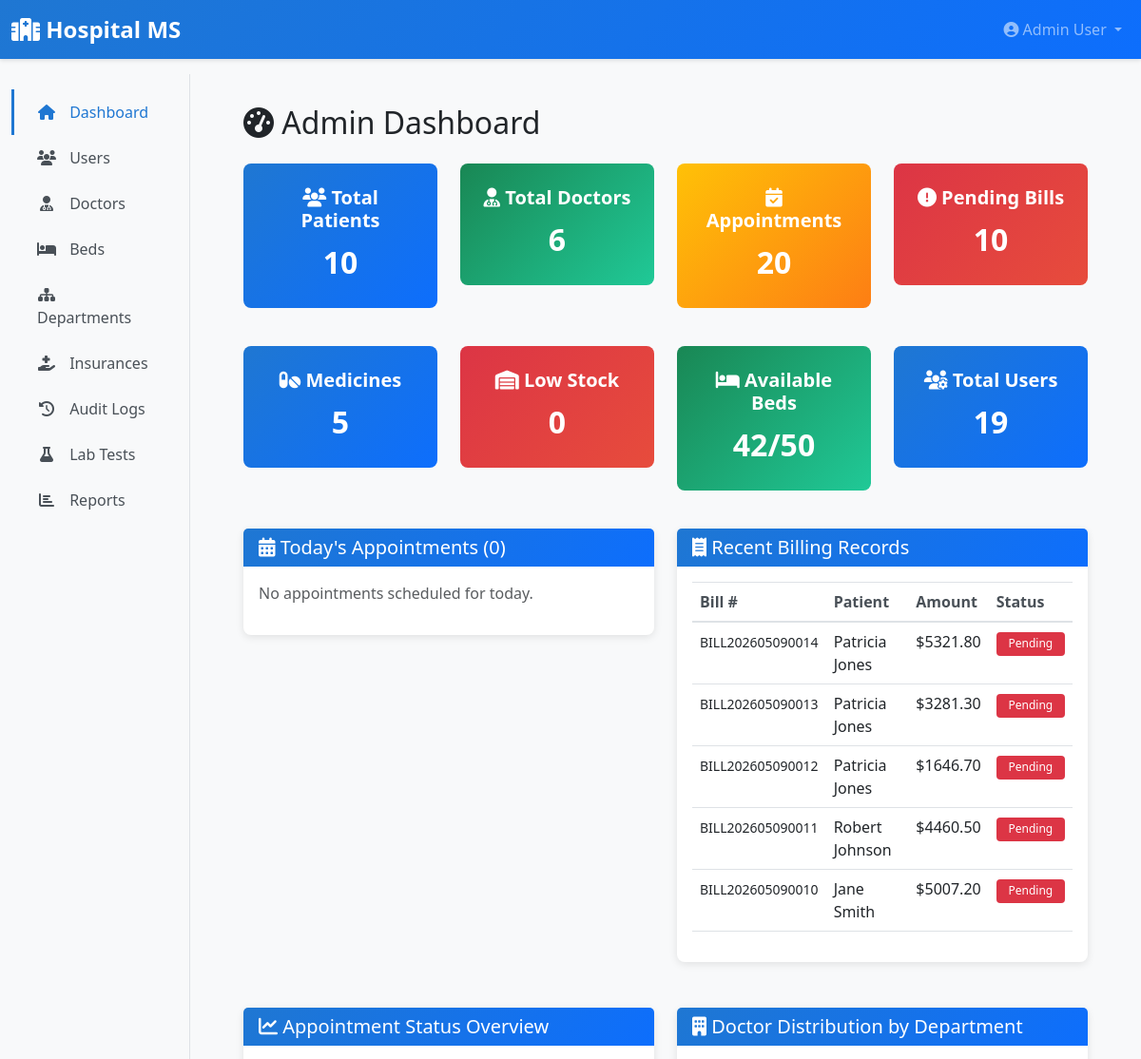
The app's page /admin/dashboard (signed in, upper part), older data.
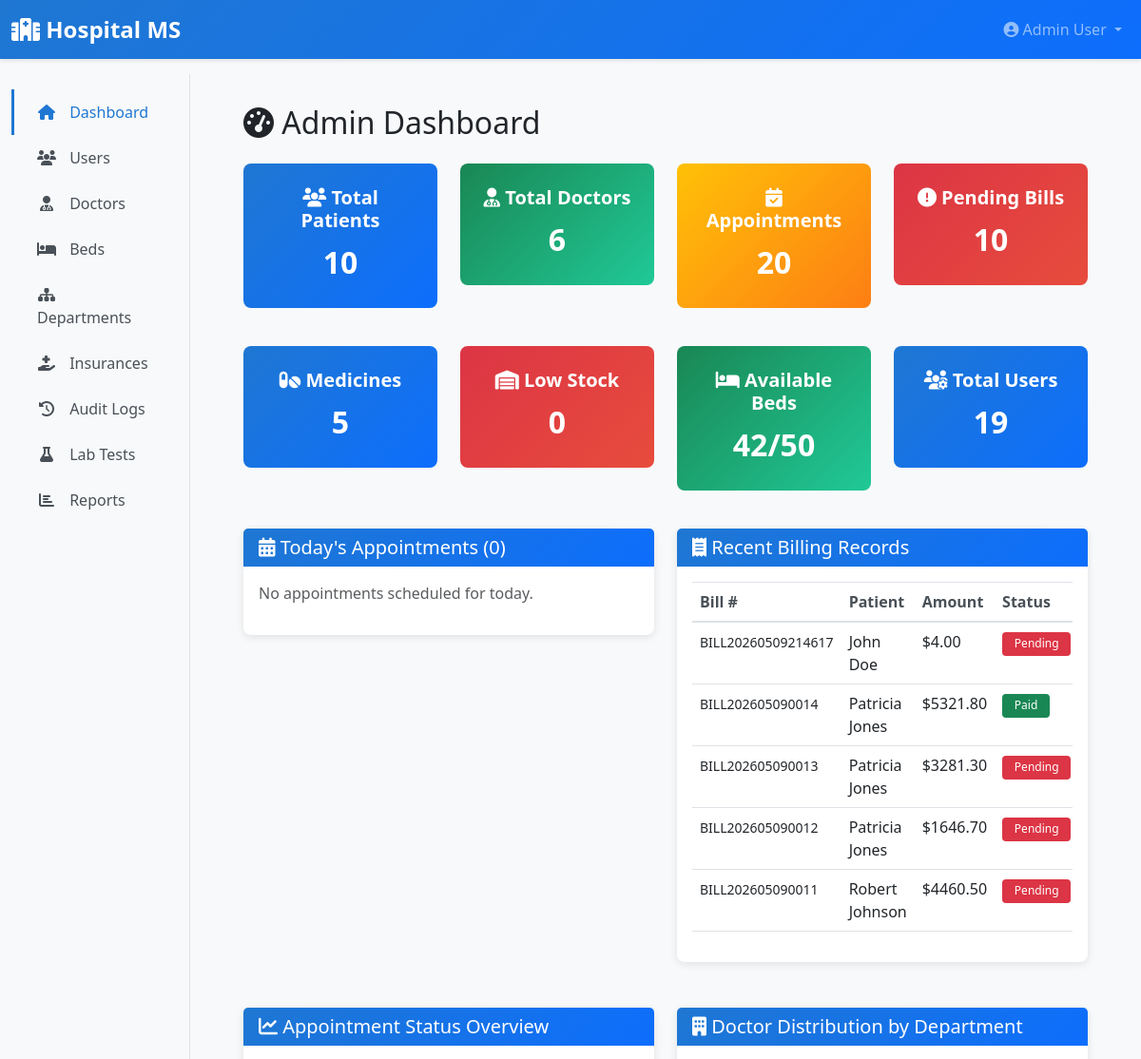
The same page, newer data.
### app/models/__init__.py (models this page shows, shortened)
class BillingRecord(db.Model):
    __tablename__ = 'billing_records'
    id = db.Column(db.Integer, primary_key=True)
    patient_id = db.Column(db.Integer, db.ForeignKey('patients.id'), nullable=False)
    bill_number = db.Column(db.String(30), unique=True, nullable=False)
    description = db.Column(db.Text)
    amount = db.Column(db.Float, nullable=False)
    tax = db.Column(db.Float, default=0.0)
    total_amount = db.Column(db.Float, nullable=False)
    payment_status = db.Column(db.String(20), default='pending')  # pending, paid, partial
    payment_date = db.Column(db.DateTime)
    payment_method = db.Column(db.String(50))  # cash, card, cheque, insurance
    bill_date = db.Column(db.DateTime, default=datetime.utcnow)
    notes = db.Column(db.Text)
    created_at = db.Column(db.DateTime, default=datetime.utcnow)
    patient = db.relationship('Patient', back_populates='billing_records')

class User(UserMixin, db.Model):
    __tablename__ = 'users'
    id = db.Column(db.Integer, primary_key=True)
    username = db.Column(db.String(80), unique=True, nullable=False, index=True)
    email = db.Column(db.String(120), unique=True, nullable=False, index=True)
    password_hash = db.Column(db.String(255), nullable=False)
    first_name = db.Column(db.String(80))
    last_name = db.Column(db.String(80))
    phone = db.Column(db.String(20))
    role = db.Column(db.Enum(UserRole), nullable=False, default=UserRole.PATIENT)
    is_active = db.Column(db.Boolean, default=True)
    created_at = db.Column(db.DateTime, default=datetime.utcnow)
    updated_at = db.Column(db.DateTime, default=datetime.utcnow, onupdate=datetime.utcnow)
    patient = db.relationship('Patient', uselist=False, back_populates='user', foreign_keys='Patient.user_id')
    doctor = db.relationship('Doctor', uselist=False, back_populates='user', foreign_keys='Doctor.user_id')
    lab_staff = db.relationship('LabStaff', uselist=False, back_populates='user', foreign_keys='LabStaff.user_id')
    def get_full_name(self):
        return f"{self.first_name} {self.last_name}".strip()

### app/blueprints/admin.py (the view)
@admin_bp.route('/dashboard')
@login_required
@admin_required
def dashboard():
    from app.blueprints.main import dashboard as main_dashboard
    return main_dashboard()

### app/blueprints/admin.py (called while the page is built)
def admin_required(f):
    @wraps(f)
    def decorated_function(*args, **kwargs):
        if not current_user.is_authenticated or current_user.role != UserRole.ADMIN:
            flash('You do not have permission to access this page.', 'danger')
            return redirect(url_for('main.dashboard'))
        return f(*args, **kwargs)
    return decorated_function

### app/templates/admin/dashboard.html (shortened to what the changed rows need)
{% extends "layouts/base.html" %}
{% block content %}
<h2 class="mb-4"><i class="fas fa-tachometer-alt"></i> Admin Dashboard</h2>
<div class="row mb-4">
    <div class="col-md-6">
        <div class="card">
            <div class="card-body">
                {% if recent_bills %}
                    <div class="table-responsive">
                        <table class="table table-hover">
                            <thead>
                                <tr>
                                    <th>Bill #</th>
                                    <th>Patient</th>
                                    <th>Amount</th>
                                    <th>Status</th>
                                </tr>
                            </thead>
                            <tbody>
                                {% for bill in recent_bills %}
                                <tr>
                                    <td><small>{{ bill.bill_number }}</small></td>
                                    <td>{{ bill.patient.user.get_full_name() }}</td>
                                    <td>${{ "%.2f"|format(bill.total_amount) }}</td>
                                    <td>
                                        {% if bill.payment_status == 'paid' %}
                                            <span class="badge badge-success">Paid</span>
                                        {% elif bill.payment_status == 'partial' %}
                                            <span class="badge badge-warning">Partial</span>
                                        {% else %}
                                            <span class="badge badge-danger">Pending</span>
                                        {% endif %}
                                    </td>
                                </tr>
                                {% endfor %}
                            </tbody>
                        </table>
                    </div>
                {% else %}
                    <p class="text-muted">No billing records.</p>
                {% endif %}
            </div>
        </div>
    </div>
</div>
{% endblock %}

Row changes from the older to the newer data that the page shows:
no longer on this page (row unchanged): BillingRecord: bill_number "BILL202605090010", patient.user.get_full_name "Jane Smith", total_amount "5007.20", payment_status "Pending"
added BillingRecord: bill_number "BILL20260509214617", patient.user.get_full_name "John Doe", total_amount "4.00", payment_status "Pending"
changed BillingRecord "BILL202605090014": payment_status "Pending" → "Paid"
